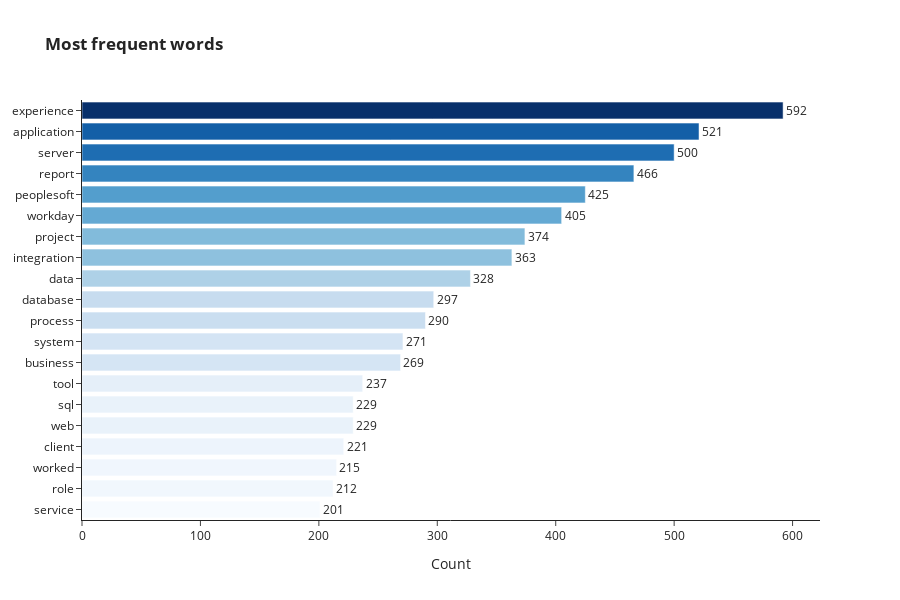

Notebook code cell kept with this figure:
### Markdown cell above
* Most Frequent Words

### Code cell
temp_list = word_counter(resumes_df['Cleaned_txt'])[::-1]
x=[i[1] for i in temp_list]
fig = go.Figure()
fig.add_bar(y=[i[0] for i in temp_list],
            x=x,
            text=x,
            textposition='outside',
            orientation='h',
            hovertemplate="%{y}<br>%{x}<extra></extra>",
            marker=dict(color=x,
                        colorscale='blues'
                        ))
fig.update_layout(title='<b>Most frequent words</b>',
                  xaxis_title="Count",
                  template='simple_white',
                  height=600)

### Figure 1 — Plotly figure (JSON) as saved in the notebook; plotly's stock layout.template omitted (floating-point values rounded to 4 significant figures)
{"data": [{"hovertemplate": "%{y}<br>%{x}<extra></extra>", "marker": {"color": [201, 212, 215, 221, 229, 229, 237, 269, 271, 290, 297, 328, 363, 374, 405, 425, 466, 500, 521, 592], "colorscale": [[0, "rgb(247,251,255)"], [0.125, "rgb(222,235,247)"], [0.25, "rgb(198,219,239)"], [0.375, "rgb(158,202,225)"], [0.5, "rgb(107,174,214)"], [0.625, "rgb(66,146,198)"], [0.75, "rgb(33,113,181)"], [0.875, "rgb(8,81,156)"], [1, "rgb(8,48,107)"]]}, "orientation": "h", "text": ["201", "212", "215", "221", "229", "229", "237", "269", "271", "290", "297", "328", "363", "374", "405", "425", "466", "500", "521", "592"], "textposition": "outside", "type": "bar", "x": [201, 212, 215, 221, 229, 229, 237, 269, 271, 290, 297, 328, 363, 374, 405, 425, 466, 500, 521, 592], "y": ["service", "role", "worked", "client", "web", "sql", "tool", "business", "system", "process", "database", "data", "integration", "project", "workday", "peoplesoft", "report", "server", "application", "experience"]}], "layout": {"height": 600, "title": {"text": "<b>Most frequent words</b>"}, "xaxis": {"title": {"text": "Count"}}}}
